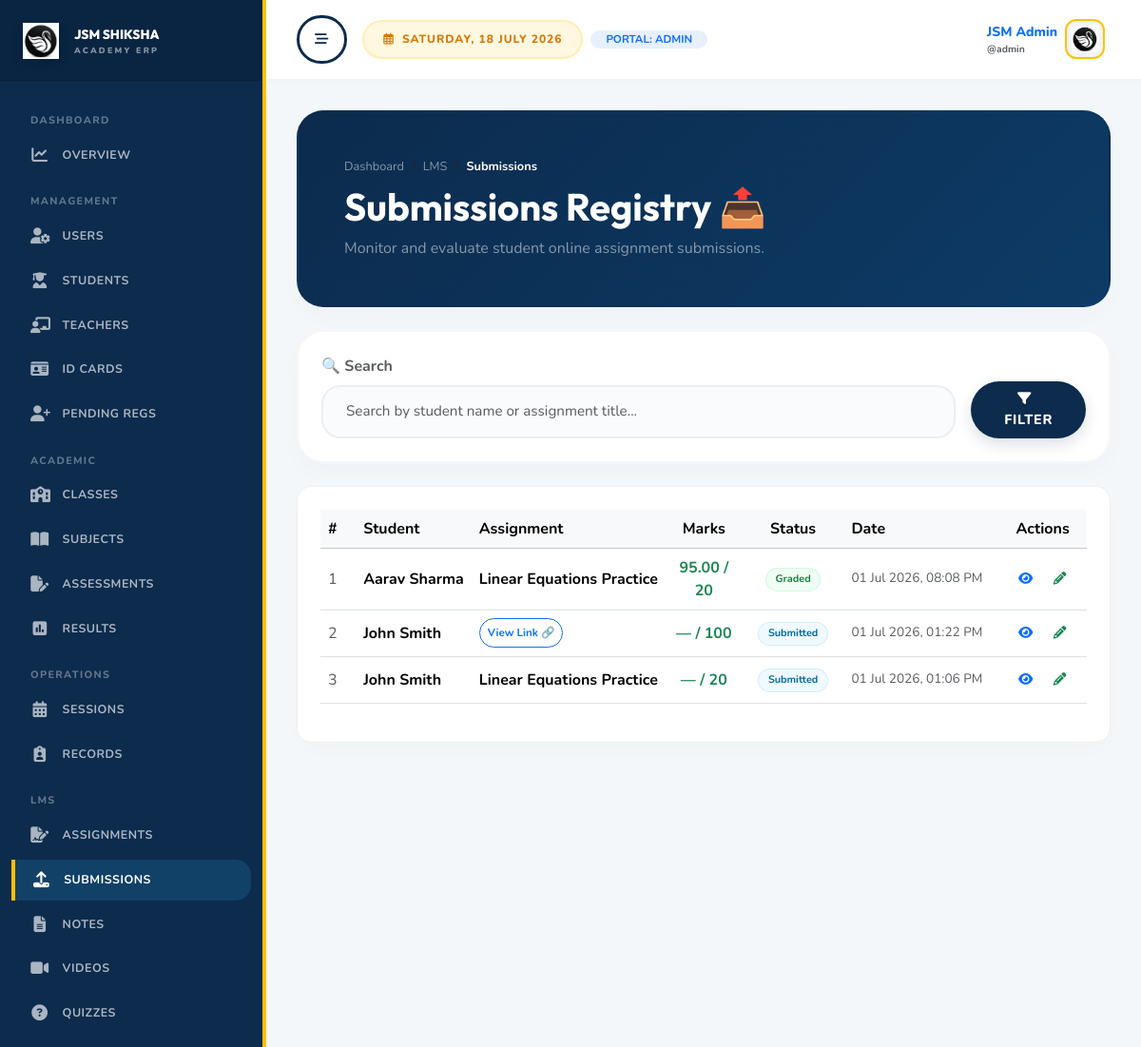
/dashboard/admin/submissions/ (signed in, upper part), run on an earlier commit of the app's database.
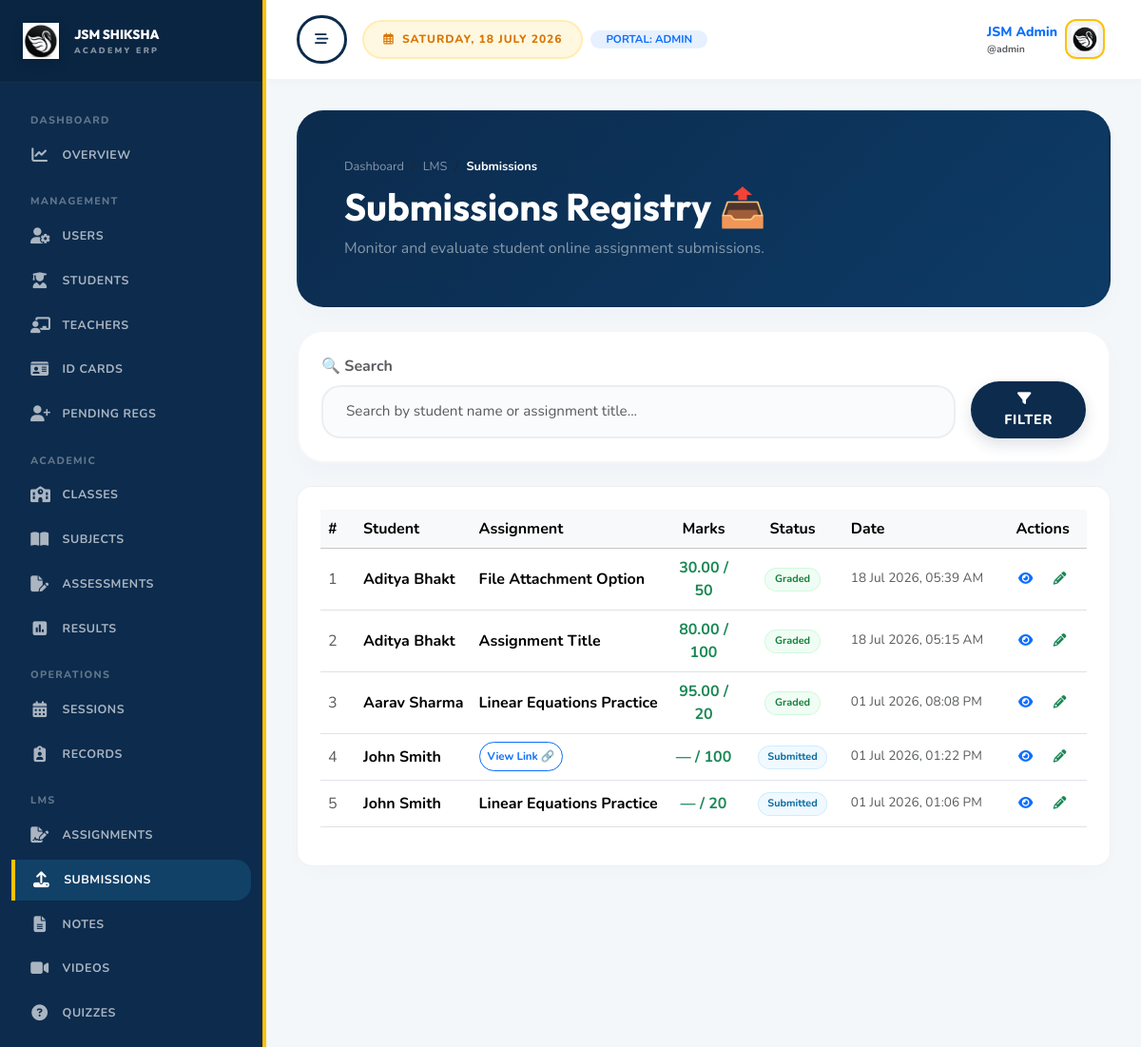
And on a later commit of the database.
### learning/models.py (models this page shows, shortened)
class AssignmentSubmission(models.Model):
    class Status(models.TextChoices):
        SUBMITTED = "submitted", "Submitted"
        GRADED = "graded", "Graded"
        RETURNED = "returned", "Returned"
    assignment = models.ForeignKey(Assignment, on_delete=models.CASCADE, related_name="submissions")
    student = models.ForeignKey("users.StudentProfile", on_delete=models.CASCADE, related_name="submissions")
    text_answer = models.TextField(blank=True)
    file = models.FileField(upload_to="assignment-submissions/", blank=True, null=True)
    submitted_at = models.DateTimeField(auto_now_add=True)
    grade = models.DecimalField(max_digits=6, decimal_places=2, blank=True, null=True)
    feedback = models.TextField(blank=True)
    status = models.CharField(max_length=20, choices=Status.choices, default=Status.SUBMITTED)
    updated_at = models.DateTimeField(auto_now=True)
    class Meta:
        constraints = [
            models.UniqueConstraint(
                fields=["assignment", "student"],
                name="unique_submission_per_assignment_student",
            )
        ]
        ordering = ["-submitted_at"]

class LearningResource(models.Model):
    classroom = models.ForeignKey("academics.ClassRoom", on_delete=models.CASCADE, related_name="%(class)s_resources")
    subject = models.ForeignKey("academics.Subject", on_delete=models.CASCADE, related_name="%(class)s_resources")
    teacher = models.ForeignKey(
        "users.TeacherProfile",
        on_delete=models.SET_NULL,
        related_name="%(class)s_resources",
        blank=True,
        null=True,
    )
    title = models.CharField(max_length=180)
    description = models.TextField(blank=True)
    is_published = models.BooleanField(default=True)
    published_at = models.DateTimeField(blank=True, null=True)
    created_at = models.DateTimeField(auto_now_add=True)
    updated_at = models.DateTimeField(auto_now=True)
    class Meta:
        abstract = True
        ordering = ["-created_at"]

class Assignment(LearningResource):
    class Status(models.TextChoices):
        DRAFT = "draft", "Draft"
        PUBLISHED = "published", "Published"
        CLOSED = "closed", "Closed"
    due_at = models.DateTimeField()
    attachment = models.FileField(upload_to="assignments/", blank=True, null=True)
    points = models.PositiveIntegerField(default=100)
    status = models.CharField(max_length=20, choices=Status.choices, default=Status.PUBLISHED)

### users/models.py (models this page shows, shortened)
class StudentProfile(models.Model):
    class Status(models.TextChoices):
        ACTIVE = "active", "Active"
        GRADUATED = "graduated", "Graduated"
        TRANSFERRED = "transferred", "Transferred"
        INACTIVE = "inactive", "Inactive"
    user = models.OneToOneField(User, on_delete=models.CASCADE, related_name="student_profile")
    admission_number = models.CharField(max_length=40, unique=True)
    roll_number = models.CharField(max_length=30, blank=True)
    classroom = models.ForeignKey(
        "academics.ClassRoom",
        on_delete=models.SET_NULL,
        related_name="students",
        blank=True,
        null=True,
    )
    date_of_birth = models.DateField(blank=True, null=True)
    guardian_name = models.CharField(max_length=120, blank=True, null=True, default="")
    guardian_phone = models.CharField(max_length=20, blank=True, null=True, default="")
    father_name = models.CharField(max_length=120, blank=True, null=True, default="")
    mother_name = models.CharField(max_length=120, blank=True, null=True, default="")
    emergency_contact = models.CharField(max_length=20, blank=True, null=True, default="")
    house = models.CharField(max_length=80, blank=True, null=True, default="")
    bus_route = models.CharField(max_length=80, blank=True, null=True, default="")
    aadhaar_number = models.CharField(max_length=20, blank=True, null=True, default="")
    blood_group = models.CharField(max_length=10, blank=True, null=True, default="")
    previous_school = models.CharField(max_length=150, blank=True, null=True, default="")
    admission_class = models.CharField(max_length=50, blank=True, null=True, default="")
    guardian_occupation = models.CharField(max_length=120, blank=True, null=True, default="")
    birth_certificate = models.FileField(upload_to="birth_certs/", blank=True, null=True)
    student_signature = models.ImageField(upload_to="student_signatures/", blank=True, null=True)
    religion = models.CharField(max_length=50, blank=True, null=True, default="")
    nationality = models.CharField(max_length=50, blank=True, null=True, default="Indian")
    transport = models.CharField(max_length=120, blank=True, null=True, default="")
    medical_notes = models.TextField(blank=True, null=True, default="")
    documents = models.FileField(upload_to="student_docs/", blank=True, null=True)
    status = models.CharField(max_length=20, choices=Status.choices, default=Status.ACTIVE)
    is_profile_complete = models.BooleanField(default=False)
    created_at = models.DateTimeField(auto_now_add=True)
    updated_at = models.DateTimeField(auto_now=True)

class User(AbstractUser):
    class Roles(models.TextChoices):
        ADMIN = "admin", "Admin"
        TEACHER = "teacher", "Teacher"
        STUDENT = "student", "Student"
    email = models.EmailField(unique=True)
    role = models.CharField(max_length=20, choices=Roles.choices, default=Roles.STUDENT)
    phone = models.CharField(max_length=20, blank=True, null=True, default="")
    address = models.TextField(blank=True, null=True, default="")
    bio = models.TextField(blank=True, null=True, default="")
    avatar = models.ImageField(upload_to="avatars/", blank=True, null=True)
    is_verified = models.BooleanField(default=True)
    date_of_birth = models.DateField(blank=True, null=True)
    gender = models.CharField(max_length=20, blank=True, null=True, default="")
    city = models.CharField(max_length=80, blank=True, null=True, default="")
    state = models.CharField(max_length=80, blank=True, null=True, default="")
    country = models.CharField(max_length=80, blank=True, null=True, default="")
    pincode = models.CharField(max_length=20, blank=True, null=True, default="")
    employee_id = models.CharField(max_length=40, blank=True)
    joining_date = models.DateField(blank=True, null=True)
    profile_visibility = models.BooleanField(default=True)
    email_notifications = models.BooleanField(default=True)
    system_notifications = models.BooleanField(default=True)
    theme = models.CharField(max_length=20, default="light")
    language = models.CharField(max_length=20, default="en")
    registration_status = models.CharField(
        max_length=20,
        choices=[('pending', 'Pending Approval'), ('approved', 'Approved'), ('rejected', 'Rejected')],
        default='approved'
    )
    approved_at = models.DateTimeField(blank=True, null=True)
    approved_by = models.ForeignKey(
        'self',
        on_delete=models.SET_NULL,
        blank=True,
        null=True,
        related_name='approved_users'
    )
    rejected_reason = models.TextField(blank=True)
    created_at = models.DateTimeField(auto_now_add=True)
    updated_at = models.DateTimeField(auto_now=True)
    @property
    def full_name(self):
        name = f"{self.first_name} {self.last_name}".strip()
        return name or self.username

### dashboard/views.py (the view)
# urls.py: path("dashboard/admin/submissions/", views.admin_submissions, name="admin_submissions"),
@login_required
def admin_submissions(request):
    if request.user.role != "admin":
        return redirect("dashboard_redirect")
    q = request.GET.get("q", "").strip()
    submissions = AssignmentSubmission.objects.all().select_related("student__user", "assignment").order_by("-submitted_at")
    if q:
        submissions = submissions.filter(Q(student__user__first_name__icontains=q) | Q(student__user__last_name__icontains=q) | Q(assignment__title__icontains=q))
    return render(request, "admin/submissions.html", {
        "submissions": submissions,
        "is_dashboard_view": True,
        "q": q
    })

### templates/admin/submissions.html (shortened to what the changed rows need)
{% extends "dashboard_base.html" %}
{% load static %}
{% block dashboard_content %}
<div class="premium-card p-4 p-md-5 mb-4 text-white" style="background: linear-gradient(135deg, #0c2b4d 0%, #0d3b66 100%);">
    <div class="row align-items-center">
        <div class="col-md-12">
            <h1 class="display-6 fw-bold text-white mb-2" style="font-family:'Outfit',sans-serif;">Submissions Registry 📤</h1>
        </div>
    </div>
</div>
<div class="premium-card p-4 bg-white" style="border: 1px solid rgba(0,0,0,0.06) !important; border-radius: 16px !important; box-shadow: 0 10px 25px -5px rgba(0,0,0,0.02) !important;">
    <div class="overflow-x-auto w-full">
        <table class="table table-hover align-middle">
            <thead class="table-light">
                <tr>
                    <th style="width: 60px;">#</th>
                    <th>Student</th>
                    <th>Assignment</th>
                    <th style="width: 120px; text-align: center;">Marks</th>
                    <th style="width: 140px; text-align: center;">Status</th>
                    <th style="width: 180px;">Date</th>
                    <th style="width: 110px; text-align: center;">Actions</th>
                </tr>
            </thead>
            <tbody>
                {% for sub in submissions %}
                <tr>
                    <td class="text-muted">{{ forloop.counter }}</td>
                    <td class="fw-bold text-nowrap">{{ sub.student.user.full_name }}</td>
                    <td style="max-width: 250px;">
                        {% if "http://" in sub.assignment.title or "https://" in sub.assignment.title or "www." in sub.assignment.title %}
                            <a href="{{ sub.assignment.title }}" target="_blank" class="btn btn-xs btn-outline-primary py-0.5 px-2 rounded-pill text-nowrap fw-bold" style="font-size: 0.72rem; transition: all 0.2s;" title="{{ sub.assignment.title }}">
                                View Link 🔗
                            </a>
                        {% else %}
                            <div class="text-truncate fw-bold" title="{{ sub.assignment.title }}" style="max-width: 250px; cursor: pointer;">
                                {{ sub.assignment.title }}
                            </div>
                        {% endif %}
                    </td>
                    <td class="fw-bold text-success text-center">
                        {{ sub.grade|default:"—" }} / {{ sub.assignment.points|default:"100" }}
                    </td>
                    <td class="text-center">
                        {% if sub.status == 'graded' %}
                            <span style="display: inline-flex !important; align-items: center !important; justify-content: center !important; gap: 0.25rem !important; padding: 0.2rem 0.6rem !important; border-radius: 9999px !important; font-size: 0.68rem !important; font-weight: 700 !important; background-color: #f0fdf4 !important; color: #15803d !important; border: 1px solid rgba(187, 247, 208, 0.6) !important; white-space: nowrap !important;">
                                Graded
                            </span>
                        {% elif sub.status == 'submitted' %}
                            <span style="display: inline-flex !important; align-items: center !important; justify-content: center !important; gap: 0.25rem !important; padding: 0.2rem 0.6rem !important; border-radius: 9999px !important; font-size: 0.68rem !important; font-weight: 700 !important; background-color: #f0f9ff !important; color: #0369a1 !important; border: 1px solid rgba(186, 230, 253, 0.6) !important; white-space: nowrap !important;">
                                Submitted
                            </span>
                        {% endif %}
                    </td>
                    <td class="text-muted text-nowrap" style="font-size: 0.85rem;">{{ sub.submitted_at|date:"d M Y, h:i A" }}</td>
                    <td class="text-center">
                        <div class="d-flex justify-content-center gap-1">
                            <button class="btn btn-sm btn-outline-primary d-inline-flex align-items-center justify-content-center border-0 p-2" style="width: 32px; height: 32px; border-radius: 8px; transition: background-color 0.2s, color 0.2s;" title="View Submission" onclick="alert('Submission text answers:\n\n{{ sub.text_answer|escapejs|default:"No text submission provided." }}')">
                                <i class="fa-solid fa-eye" style="font-size: 0.85rem;"></i>
                            </button>
                            <button class="btn btn-sm btn-outline-success d-inline-flex align-items-center justify-content-center border-0 p-2" style="width: 32px; height: 32px; border-radius: 8px; transition: background-color 0.2s, color 0.2s;" title="Grade Submission" onclick="const newGrade = prompt('Enter grade for {{ sub.student.user.full_name }} (Max: {{ sub.assignment.points }}):', '{{ sub.grade|default:"" }}'); if (newGrade !== null) { alert('Grade updated to ' + newGrade + ' (Audit Logging Active)'); }">
                                <i class="fa-solid fa-pencil" style="font-size: 0.85rem;"></i>
                            </button>
                        </div>
                    </td>
                </tr>
                {% empty %}
                <tr><td colspan="7" class="text-center py-5 text-muted">No student submissions found.</td></tr>
                {% endfor %}
            </tbody>
        </table>
    </div>
</div>
{% endblock %}

What changed in the data, as far as the page shows it:
added AssignmentSubmission: student.user.full_name "Aditya Bhakt", assignment "File Attachment Option", grade "30.00", assignment.points "50", status "Graded", submitted_at "18 Jul 2026, 05:39 AM"
added AssignmentSubmission: student.user.full_name "Aditya Bhakt", assignment "Assignment Title", grade "80.00", assignment.points "100", status "Graded", submitted_at "18 Jul 2026, 05:15 AM"
